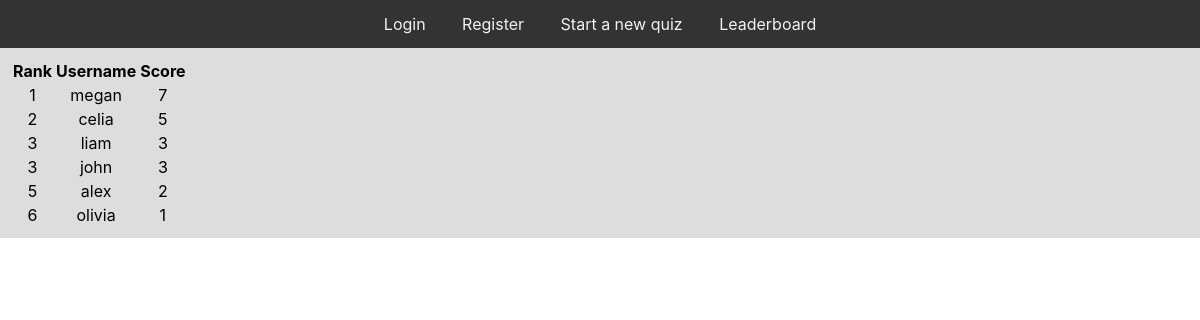
The page /leaderboard.php on the database its author committed.
### tables this page shows
CREATE TABLE `user` (
  `userID` int NOT NULL AUTO_INCREMENT,
  `username` varchar(64) NOT NULL,
  `password_hash` varchar(225) NOT NULL,
  `email` varchar(64) NOT NULL,
  `total_score` int DEFAULT '0',
  `email_verified` tinyint NOT NULL DEFAULT '0',
  PRIMARY KEY (`userID`),
  UNIQUE KEY `username_UNIQUE` (`username`),
  UNIQUE KEY `email_UNIQUE` (`email`)
);

### leaderboard.php (the view, shortened to what this page needs)
<!DOCTYPE html>
<html>
<head>
    <link rel="stylesheet" type="text/css" href="global/style.css"/>
</head>
<body>
    <div class="content">
        <table>
            <tr>
                <th>Rank</th>
                <th>Username</th>
                <th>Score</th>
            </tr>
            <?php
            $conn = new mysqli(DB_HOST, DB_USER, DB_PASS, DB_NAME);
            $sql_leaderboard =
                "SELECT
                    RANK() OVER (ORDER BY total_score DESC ) AS 'rank',
                    username,
                    total_score
                FROM user";
            $result = $conn->query($sql_leaderboard);
            if ($result->num_rows > 0) {
                while ($row = $result->fetch_assoc()) {
                    echo "<tr><td>" . $row["rank"] . "</td><td>" . $row["username"] . "</td><td>"
                        . $row["total_score"] . "</td></tr>";
                }
                echo "</table>";
            } else {
                echo "0 results";
            }
            ?>
    </div>
</body>
</html>

### global/style.css (style rules this page uses)
html { box-sizing: border-box; font-family: Inter; }
body { margin: 0px; text-align: center; font-family: Inter; }
.navbar { overflow: hidden; background-color: #333; }
.navbar a { display: inline-block; color: #f2f2f2; text-align: center; padding: 14px 16px; text-decoration: none; }
.content { background-color: #ddd; padding: 10px; }

### rows shown on the page
user: rank "1", username "megan", total_score "7"
user: rank "2", username "celia", total_score "5"
user: rank "3", username "liam", total_score "3"
user: rank "3", username "john", total_score "3"
user: rank "5", username "alex", total_score "2"
user: rank "6", username "olivia", total_score "1"
